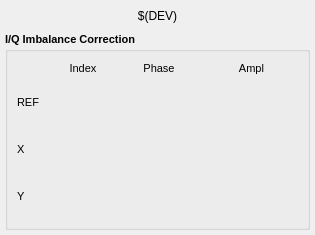
<?xml version="1.0" encoding="UTF-8"?>
<ui version="4.0">
 <class>MainWindow</class>
 <widget class="QMainWindow" name="MainWindow">
  <property name="geometry">
   <rect>
    <x>0</x>
    <y>0</y>
    <width>315</width>
    <height>235</height>
   </rect>
  </property>
  <property name="sizePolicy">
   <sizepolicy hsizetype="Fixed" vsizetype="Fixed">
    <horstretch>0</horstretch>
    <verstretch>0</verstretch>
   </sizepolicy>
  </property>
  <property name="minimumSize">
   <size>
    <width>315</width>
    <height>235</height>
   </size>
  </property>
  <property name="maximumSize">
   <size>
    <width>315</width>
    <height>235</height>
   </size>
  </property>
  <property name="windowTitle">
   <string>MainWindow</string>
  </property>
  <widget class="QWidget" name="centralwidget">
   <layout class="QVBoxLayout" name="verticalLayout">
    <property name="spacing">
     <number>5</number>
    </property>
    <property name="margin">
     <number>5</number>
    </property>
    <item>
     <spacer name="verticalSpacer">
      <property name="orientation">
       <enum>Qt::Vertical</enum>
      </property>
      <property name="sizeType">
       <enum>QSizePolicy::Fixed</enum>
      </property>
      <property name="sizeHint" stdset="0">
       <size>
        <width>20</width>
        <height>1</height>
       </size>
      </property>
     </spacer>
    </item>
    <item>
     <widget class="caLabel" name="caLabel_1">
      <property name="sizePolicy">
       <sizepolicy hsizetype="Expanding" vsizetype="Fixed">
        <horstretch>0</horstretch>
        <verstretch>0</verstretch>
       </sizepolicy>
      </property>
      <property name="minimumSize">
       <size>
        <width>0</width>
        <height>20</height>
       </size>
      </property>
      <property name="frameShape">
       <enum>QFrame::NoFrame</enum>
      </property>
      <property name="text">
       <string>$(DEV)</string>
      </property>
      <property name="alignment">
       <set>Qt::AlignAbsolute|Qt::AlignCenter|Qt::AlignHCenter|Qt::AlignVCenter</set>
      </property>
      <property name="fontScaleMode">
       <enum>ESimpleLabel::Height</enum>
      </property>
      <property name="foreground">
       <color>
        <red>0</red>
        <green>0</green>
        <blue>0</blue>
       </color>
      </property>
      <property name="background">
       <color alpha="0">
        <red>255</red>
        <green>255</green>
        <blue>255</blue>
       </color>
      </property>
     </widget>
    </item>
    <item>
     <spacer name="verticalSpacer_2">
      <property name="orientation">
       <enum>Qt::Vertical</enum>
      </property>
      <property name="sizeType">
       <enum>QSizePolicy::Fixed</enum>
      </property>
      <property name="sizeHint" stdset="0">
       <size>
        <width>20</width>
        <height>1</height>
       </size>
      </property>
     </spacer>
    </item>
    <item>
     <widget class="QGroupBox" name="groupBox_6">
      <property name="sizePolicy">
       <sizepolicy hsizetype="Preferred" vsizetype="Preferred">
        <horstretch>0</horstretch>
        <verstretch>0</verstretch>
       </sizepolicy>
      </property>
      <property name="minimumSize">
       <size>
        <width>0</width>
        <height>0</height>
       </size>
      </property>
      <property name="font">
       <font>
        <pointsize>8</pointsize>
        <weight>75</weight>
        <bold>true</bold>
       </font>
      </property>
      <property name="title">
       <string>I/Q Imbalance Correction</string>
      </property>
      <layout class="QGridLayout" name="gridLayout_5">
       <item row="1" column="5">
        <widget class="caNumeric" name="caNumeric_0">
         <property name="sizePolicy">
          <sizepolicy hsizetype="Fixed" vsizetype="Preferred">
           <horstretch>0</horstretch>
           <verstretch>0</verstretch>
          </sizepolicy>
         </property>
         <property name="minimumSize">
          <size>
           <width>60</width>
           <height>40</height>
          </size>
         </property>
         <property name="maximumSize">
          <size>
           <width>60</width>
           <height>40</height>
          </size>
         </property>
         <property name="font">
          <font>
           <pointsize>8</pointsize>
          </font>
         </property>
         <property name="autoFillBackground">
          <bool>false</bool>
         </property>
         <property name="integerDigits" stdset="0">
          <number>3</number>
         </property>
         <property name="decimalDigits" stdset="0">
          <number>0</number>
         </property>
         <property name="digitsFontScaleEnabled">
          <bool>false</bool>
         </property>
         <property name="channel" stdset="0">
          <string>$(DEV):IB-R-INDEX</string>
         </property>
         <property name="foreground">
          <color>
           <red>0</red>
           <green>0</green>
           <blue>0</blue>
          </color>
         </property>
         <property name="background">
          <color>
           <red>187</red>
           <green>187</green>
           <blue>187</blue>
          </color>
         </property>
         <property name="precisionMode">
          <enum>caNumeric::Channel</enum>
         </property>
         <property name="fixedFormat">
          <bool>true</bool>
         </property>
         <property name="limitsMode">
          <enum>caNumeric::Channel</enum>
         </property>
         <property name="maxValue">
          <double>1.000000000000000</double>
         </property>
         <property name="minValue">
          <double>0.000000000000000</double>
         </property>
        </widget>
       </item>
       <item row="1" column="6">
        <widget class="caNumeric" name="caNumeric_1">
         <property name="sizePolicy">
          <sizepolicy hsizetype="Fixed" vsizetype="Preferred">
           <horstretch>0</horstretch>
           <verstretch>0</verstretch>
          </sizepolicy>
         </property>
         <property name="minimumSize">
          <size>
           <width>80</width>
           <height>40</height>
          </size>
         </property>
         <property name="maximumSize">
          <size>
           <width>80</width>
           <height>40</height>
          </size>
         </property>
         <property name="font">
          <font>
           <pointsize>8</pointsize>
          </font>
         </property>
         <property name="autoFillBackground">
          <bool>false</bool>
         </property>
         <property name="integerDigits" stdset="0">
          <number>2</number>
         </property>
         <property name="decimalDigits" stdset="0">
          <number>3</number>
         </property>
         <property name="digitsFontScaleEnabled">
          <bool>false</bool>
         </property>
         <property name="channel" stdset="0">
          <string>$(DEV):IB-R-PHASE</string>
         </property>
         <property name="foreground">
          <color>
           <red>0</red>
           <green>0</green>
           <blue>0</blue>
          </color>
         </property>
         <property name="background">
          <color>
           <red>187</red>
           <green>187</green>
           <blue>187</blue>
          </color>
         </property>
         <property name="precisionMode">
          <enum>caNumeric::User</enum>
         </property>
         <property name="fixedFormat">
          <bool>true</bool>
         </property>
         <property name="limitsMode">
          <enum>caNumeric::Channel</enum>
         </property>
         <property name="maxValue">
          <double>1.000000000000000</double>
         </property>
         <property name="minValue">
          <double>0.000000000000000</double>
         </property>
        </widget>
       </item>
       <item row="1" column="7">
        <widget class="caNumeric" name="caNumeric_2">
         <property name="sizePolicy">
          <sizepolicy hsizetype="Fixed" vsizetype="Preferred">
           <horstretch>0</horstretch>
           <verstretch>0</verstretch>
          </sizepolicy>
         </property>
         <property name="minimumSize">
          <size>
           <width>100</width>
           <height>40</height>
          </size>
         </property>
         <property name="maximumSize">
          <size>
           <width>100</width>
           <height>40</height>
          </size>
         </property>
         <property name="font">
          <font>
           <pointsize>8</pointsize>
          </font>
         </property>
         <property name="autoFillBackground">
          <bool>false</bool>
         </property>
         <property name="integerDigits" stdset="0">
          <number>1</number>
         </property>
         <property name="decimalDigits" stdset="0">
          <number>5</number>
         </property>
         <property name="digitsFontScaleEnabled">
          <bool>false</bool>
         </property>
         <property name="channel" stdset="0">
          <string>$(DEV):IB-R-AMPL</string>
         </property>
         <property name="foreground">
          <color>
           <red>0</red>
           <green>0</green>
           <blue>0</blue>
          </color>
         </property>
         <property name="background">
          <color>
           <red>187</red>
           <green>187</green>
           <blue>187</blue>
          </color>
         </property>
         <property name="precisionMode">
          <enum>caNumeric::Channel</enum>
         </property>
         <property name="fixedFormat">
          <bool>true</bool>
         </property>
         <property name="limitsMode">
          <enum>caNumeric::Channel</enum>
         </property>
         <property name="maxValue">
          <double>1.000000000000000</double>
         </property>
         <property name="minValue">
          <double>0.000000000000000</double>
         </property>
        </widget>
       </item>
       <item row="2" column="5">
        <widget class="caNumeric" name="caNumeric_3">
         <property name="sizePolicy">
          <sizepolicy hsizetype="Fixed" vsizetype="Preferred">
           <horstretch>0</horstretch>
           <verstretch>0</verstretch>
          </sizepolicy>
         </property>
         <property name="minimumSize">
          <size>
           <width>60</width>
           <height>40</height>
          </size>
         </property>
         <property name="maximumSize">
          <size>
           <width>60</width>
           <height>40</height>
          </size>
         </property>
         <property name="font">
          <font>
           <pointsize>8</pointsize>
          </font>
         </property>
         <property name="autoFillBackground">
          <bool>false</bool>
         </property>
         <property name="integerDigits" stdset="0">
          <number>3</number>
         </property>
         <property name="decimalDigits" stdset="0">
          <number>0</number>
         </property>
         <property name="digitsFontScaleEnabled">
          <bool>false</bool>
         </property>
         <property name="channel" stdset="0">
          <string>$(DEV):IB-X-INDEX</string>
         </property>
         <property name="foreground">
          <color>
           <red>0</red>
           <green>0</green>
           <blue>0</blue>
          </color>
         </property>
         <property name="background">
          <color>
           <red>187</red>
           <green>187</green>
           <blue>187</blue>
          </color>
         </property>
         <property name="precisionMode">
          <enum>caNumeric::Channel</enum>
         </property>
         <property name="fixedFormat">
          <bool>true</bool>
         </property>
         <property name="limitsMode">
          <enum>caNumeric::Channel</enum>
         </property>
         <property name="maxValue">
          <double>1.000000000000000</double>
         </property>
         <property name="minValue">
          <double>0.000000000000000</double>
         </property>
        </widget>
       </item>
       <item row="2" column="6">
        <widget class="caNumeric" name="caNumeric_4">
         <property name="sizePolicy">
          <sizepolicy hsizetype="Fixed" vsizetype="Preferred">
           <horstretch>0</horstretch>
           <verstretch>0</verstretch>
          </sizepolicy>
         </property>
         <property name="minimumSize">
          <size>
           <width>80</width>
           <height>40</height>
          </size>
         </property>
         <property name="maximumSize">
          <size>
           <width>80</width>
           <height>40</height>
          </size>
         </property>
         <property name="font">
          <font>
           <pointsize>8</pointsize>
          </font>
         </property>
         <property name="autoFillBackground">
          <bool>false</bool>
         </property>
         <property name="integerDigits" stdset="0">
          <number>2</number>
         </property>
         <property name="decimalDigits" stdset="0">
          <number>3</number>
         </property>
         <property name="digitsFontScaleEnabled">
          <bool>false</bool>
         </property>
         <property name="channel" stdset="0">
          <string>$(DEV):IB-X-PHASE</string>
         </property>
         <property name="foreground">
          <color>
           <red>0</red>
           <green>0</green>
           <blue>0</blue>
          </color>
         </property>
         <property name="background">
          <color>
           <red>187</red>
           <green>187</green>
           <blue>187</blue>
          </color>
         </property>
         <property name="precisionMode">
          <enum>caNumeric::User</enum>
         </property>
         <property name="fixedFormat">
          <bool>true</bool>
         </property>
         <property name="limitsMode">
          <enum>caNumeric::Channel</enum>
         </property>
         <property name="maxValue">
          <double>1.000000000000000</double>
         </property>
         <property name="minValue">
          <double>0.000000000000000</double>
         </property>
        </widget>
       </item>
       <item row="2" column="7">
        <widget class="caNumeric" name="caNumeric_5">
         <property name="sizePolicy">
          <sizepolicy hsizetype="Fixed" vsizetype="Preferred">
           <horstretch>0</horstretch>
           <verstretch>0</verstretch>
          </sizepolicy>
         </property>
         <property name="minimumSize">
          <size>
           <width>100</width>
           <height>40</height>
          </size>
         </property>
         <property name="maximumSize">
          <size>
           <width>100</width>
           <height>40</height>
          </size>
         </property>
         <property name="font">
          <font>
           <pointsize>8</pointsize>
          </font>
         </property>
         <property name="autoFillBackground">
          <bool>false</bool>
         </property>
         <property name="integerDigits" stdset="0">
          <number>1</number>
         </property>
         <property name="decimalDigits" stdset="0">
          <number>5</number>
         </property>
         <property name="digitsFontScaleEnabled">
          <bool>false</bool>
         </property>
         <property name="channel" stdset="0">
          <string>$(DEV):IB-X-AMPL</string>
         </property>
         <property name="foreground">
          <color>
           <red>0</red>
           <green>0</green>
           <blue>0</blue>
          </color>
         </property>
         <property name="background">
          <color>
           <red>187</red>
           <green>187</green>
           <blue>187</blue>
          </color>
         </property>
         <property name="precisionMode">
          <enum>caNumeric::Channel</enum>
         </property>
         <property name="fixedFormat">
          <bool>true</bool>
         </property>
         <property name="limitsMode">
          <enum>caNumeric::Channel</enum>
         </property>
         <property name="maxValue">
          <double>1.000000000000000</double>
         </property>
         <property name="minValue">
          <double>0.000000000000000</double>
         </property>
        </widget>
       </item>
       <item row="3" column="5">
        <widget class="caNumeric" name="caNumeric_6">
         <property name="sizePolicy">
          <sizepolicy hsizetype="Fixed" vsizetype="Preferred">
           <horstretch>0</horstretch>
           <verstretch>0</verstretch>
          </sizepolicy>
         </property>
         <property name="minimumSize">
          <size>
           <width>60</width>
           <height>40</height>
          </size>
         </property>
         <property name="maximumSize">
          <size>
           <width>60</width>
           <height>40</height>
          </size>
         </property>
         <property name="font">
          <font>
           <pointsize>8</pointsize>
          </font>
         </property>
         <property name="autoFillBackground">
          <bool>false</bool>
         </property>
         <property name="integerDigits" stdset="0">
          <number>3</number>
         </property>
         <property name="decimalDigits" stdset="0">
          <number>0</number>
         </property>
         <property name="digitsFontScaleEnabled">
          <bool>false</bool>
         </property>
         <property name="channel" stdset="0">
          <string>$(DEV):IB-Y-INDEX</string>
         </property>
         <property name="foreground">
          <color>
           <red>0</red>
           <green>0</green>
           <blue>0</blue>
          </color>
         </property>
         <property name="background">
          <color>
           <red>187</red>
           <green>187</green>
           <blue>187</blue>
          </color>
         </property>
         <property name="precisionMode">
          <enum>caNumeric::Channel</enum>
         </property>
         <property name="fixedFormat">
          <bool>true</bool>
         </property>
         <property name="limitsMode">
          <enum>caNumeric::Channel</enum>
         </property>
         <property name="maxValue">
          <double>1.000000000000000</double>
         </property>
         <property name="minValue">
          <double>0.000000000000000</double>
         </property>
        </widget>
       </item>
       <item row="3" column="6">
        <widget class="caNumeric" name="caNumeric_7">
         <property name="sizePolicy">
          <sizepolicy hsizetype="Fixed" vsizetype="Preferred">
           <horstretch>0</horstretch>
           <verstretch>0</verstretch>
          </sizepolicy>
         </property>
         <property name="minimumSize">
          <size>
           <width>80</width>
           <height>40</height>
          </size>
         </property>
         <property name="maximumSize">
          <size>
           <width>80</width>
           <height>40</height>
          </size>
         </property>
         <property name="font">
          <font>
           <pointsize>8</pointsize>
          </font>
         </property>
         <property name="autoFillBackground">
          <bool>false</bool>
         </property>
         <property name="integerDigits" stdset="0">
          <number>2</number>
         </property>
         <property name="decimalDigits" stdset="0">
          <number>3</number>
         </property>
         <property name="digitsFontScaleEnabled">
          <bool>false</bool>
         </property>
         <property name="channel" stdset="0">
          <string>$(DEV):IB-Y-PHASE</string>
         </property>
         <property name="foreground">
          <color>
           <red>0</red>
           <green>0</green>
           <blue>0</blue>
          </color>
         </property>
         <property name="background">
          <color>
           <red>187</red>
           <green>187</green>
           <blue>187</blue>
          </color>
         </property>
         <property name="precisionMode">
          <enum>caNumeric::User</enum>
         </property>
         <property name="fixedFormat">
          <bool>true</bool>
         </property>
         <property name="limitsMode">
          <enum>caNumeric::Channel</enum>
         </property>
         <property name="maxValue">
          <double>1.000000000000000</double>
         </property>
         <property name="minValue">
          <double>0.000000000000000</double>
         </property>
        </widget>
       </item>
       <item row="3" column="7">
        <widget class="caNumeric" name="caNumeric_8">
         <property name="sizePolicy">
          <sizepolicy hsizetype="Fixed" vsizetype="Preferred">
           <horstretch>0</horstretch>
           <verstretch>0</verstretch>
          </sizepolicy>
         </property>
         <property name="minimumSize">
          <size>
           <width>100</width>
           <height>40</height>
          </size>
         </property>
         <property name="maximumSize">
          <size>
           <width>100</width>
           <height>40</height>
          </size>
         </property>
         <property name="font">
          <font>
           <pointsize>8</pointsize>
          </font>
         </property>
         <property name="autoFillBackground">
          <bool>false</bool>
         </property>
         <property name="integerDigits" stdset="0">
          <number>1</number>
         </property>
         <property name="decimalDigits" stdset="0">
          <number>5</number>
         </property>
         <property name="digitsFontScaleEnabled">
          <bool>false</bool>
         </property>
         <property name="channel" stdset="0">
          <string>$(DEV):IB-Y-AMPL</string>
         </property>
         <property name="foreground">
          <color>
           <red>0</red>
           <green>0</green>
           <blue>0</blue>
          </color>
         </property>
         <property name="background">
          <color>
           <red>187</red>
           <green>187</green>
           <blue>187</blue>
          </color>
         </property>
         <property name="precisionMode">
          <enum>caNumeric::Channel</enum>
         </property>
         <property name="fixedFormat">
          <bool>true</bool>
         </property>
         <property name="limitsMode">
          <enum>caNumeric::Channel</enum>
         </property>
         <property name="maxValue">
          <double>1.000000000000000</double>
         </property>
         <property name="minValue">
          <double>0.000000000000000</double>
         </property>
        </widget>
       </item>
       <item row="0" column="5">
        <widget class="QLabel" name="label_53">
         <property name="sizePolicy">
          <sizepolicy hsizetype="Preferred" vsizetype="Fixed">
           <horstretch>0</horstretch>
           <verstretch>0</verstretch>
          </sizepolicy>
         </property>
         <property name="minimumSize">
          <size>
           <width>0</width>
           <height>15</height>
          </size>
         </property>
         <property name="font">
          <font>
           <weight>50</weight>
           <bold>false</bold>
          </font>
         </property>
         <property name="text">
          <string>Index</string>
         </property>
         <property name="alignment">
          <set>Qt::AlignCenter</set>
         </property>
        </widget>
       </item>
       <item row="1" column="4">
        <widget class="QLabel" name="label_61">
         <property name="sizePolicy">
          <sizepolicy hsizetype="Preferred" vsizetype="Fixed">
           <horstretch>0</horstretch>
           <verstretch>0</verstretch>
          </sizepolicy>
         </property>
         <property name="minimumSize">
          <size>
           <width>30</width>
           <height>15</height>
          </size>
         </property>
         <property name="font">
          <font>
           <weight>50</weight>
           <bold>false</bold>
          </font>
         </property>
         <property name="text">
          <string>REF</string>
         </property>
         <property name="alignment">
          <set>Qt::AlignLeading|Qt::AlignLeft|Qt::AlignVCenter</set>
         </property>
        </widget>
       </item>
       <item row="2" column="4">
        <widget class="QLabel" name="label_62">
         <property name="sizePolicy">
          <sizepolicy hsizetype="Preferred" vsizetype="Fixed">
           <horstretch>0</horstretch>
           <verstretch>0</verstretch>
          </sizepolicy>
         </property>
         <property name="minimumSize">
          <size>
           <width>30</width>
           <height>15</height>
          </size>
         </property>
         <property name="font">
          <font>
           <weight>50</weight>
           <bold>false</bold>
          </font>
         </property>
         <property name="text">
          <string>X</string>
         </property>
         <property name="alignment">
          <set>Qt::AlignLeading|Qt::AlignLeft|Qt::AlignVCenter</set>
         </property>
        </widget>
       </item>
       <item row="3" column="4">
        <widget class="QLabel" name="label_63">
         <property name="sizePolicy">
          <sizepolicy hsizetype="Preferred" vsizetype="Fixed">
           <horstretch>0</horstretch>
           <verstretch>0</verstretch>
          </sizepolicy>
         </property>
         <property name="minimumSize">
          <size>
           <width>30</width>
           <height>15</height>
          </size>
         </property>
         <property name="font">
          <font>
           <weight>50</weight>
           <bold>false</bold>
          </font>
         </property>
         <property name="text">
          <string>Y</string>
         </property>
         <property name="alignment">
          <set>Qt::AlignLeading|Qt::AlignLeft|Qt::AlignVCenter</set>
         </property>
        </widget>
       </item>
       <item row="0" column="6">
        <widget class="QLabel" name="label_54">
         <property name="sizePolicy">
          <sizepolicy hsizetype="Preferred" vsizetype="Fixed">
           <horstretch>0</horstretch>
           <verstretch>0</verstretch>
          </sizepolicy>
         </property>
         <property name="minimumSize">
          <size>
           <width>0</width>
           <height>15</height>
          </size>
         </property>
         <property name="font">
          <font>
           <weight>50</weight>
           <bold>false</bold>
          </font>
         </property>
         <property name="text">
          <string>Phase</string>
         </property>
         <property name="alignment">
          <set>Qt::AlignCenter</set>
         </property>
        </widget>
       </item>
       <item row="0" column="7">
        <widget class="QLabel" name="label_55">
         <property name="sizePolicy">
          <sizepolicy hsizetype="Preferred" vsizetype="Fixed">
           <horstretch>0</horstretch>
           <verstretch>0</verstretch>
          </sizepolicy>
         </property>
         <property name="minimumSize">
          <size>
           <width>0</width>
           <height>15</height>
          </size>
         </property>
         <property name="font">
          <font>
           <weight>50</weight>
           <bold>false</bold>
          </font>
         </property>
         <property name="text">
          <string>Ampl</string>
         </property>
         <property name="alignment">
          <set>Qt::AlignCenter</set>
         </property>
        </widget>
       </item>
      </layout>
     </widget>
    </item>
   </layout>
  </widget>
 </widget>
 <customwidgets>
  <customwidget>
   <class>caNumeric</class>
   <extends>QFrame</extends>
   <header>caNumeric</header>
  </customwidget>
  <customwidget>
   <class>caLabel</class>
   <extends>QLabel</extends>
   <header>caLabel</header>
  </customwidget>
 </customwidgets>
 <resources/>
 <connections/>
</ui>
